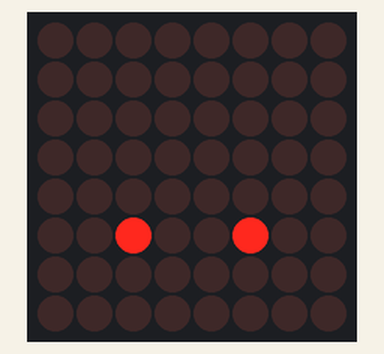
This sketch was run on a simulated Arduino Uno, built with avr-gcc and run on an emulated ATmega328P. Shown: 8×8 LED matrix.

Above: at 0.1 s.

The sketch:

t3.ino
```cpp
#include "LedControl.h"


LedControl lc = LedControl(12,11,10,1);


void setup()
{

  lc.shutdown(0,false);
  lc.setIntensity(0,8);
  lc.clearDisplay(0);
  lc.setLed(0,5,5,HIGH);
  lc.setLed(0,5,2,HIGH);


}

void loop()
{

}
  
```
